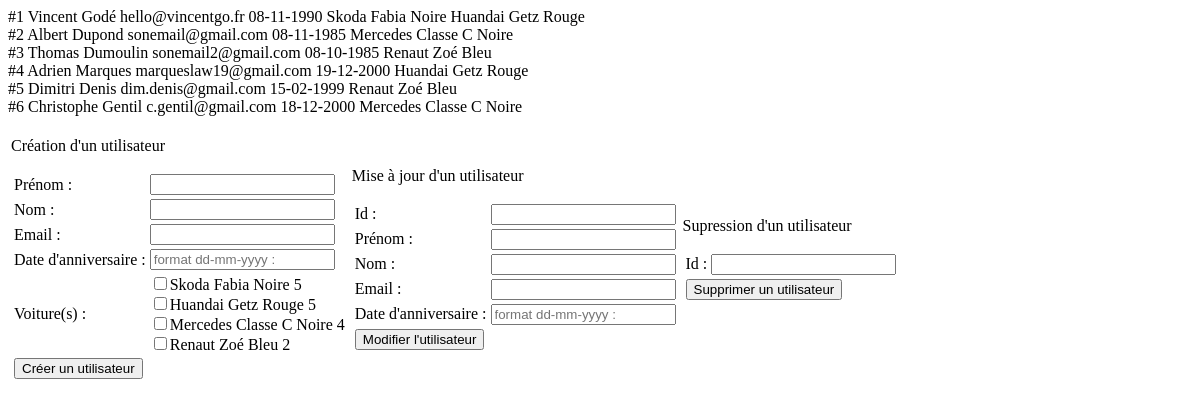
The app's page /users_crud.php, older data.
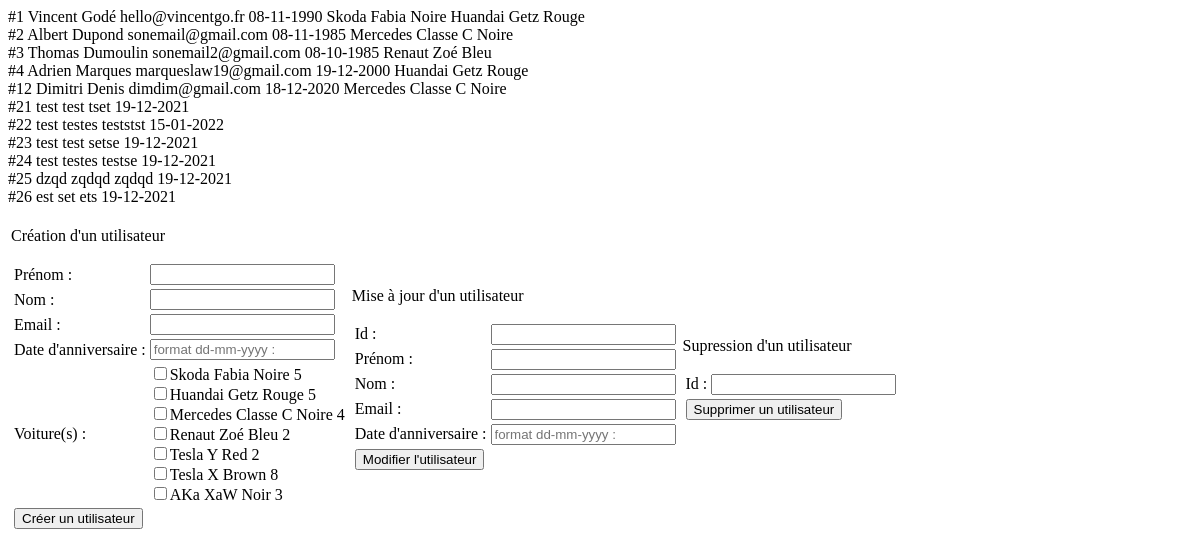
The same page, newer data.
### tables this page shows
CREATE TABLE `users` (
  `id` int NOT NULL,
  `firstname` varchar(255) NOT NULL,
  `lastname` varchar(255) NOT NULL,
  `email` varchar(255) NOT NULL,
  `birthday` datetime NOT NULL
);

CREATE TABLE `cars` (
  `id` int NOT NULL,
  `brand` varchar(255) NOT NULL,
  `model` varchar(255) NOT NULL,
  `color` varchar(255) NOT NULL,
  `nbrSlots` int NOT NULL
);

### class/Services/DataBaseService.php (called while the page is built, shortened)
<?php
class DataBaseService
{
    private $connection;
    public function __construct()
    {
        try {
            $this->connection = new PDO(
                'mysql:host=' . self::HOST . ';port=' . self::PORT . ';dbname=' . self::DATABASE_NAME,
                self::MYSQL_USER,
                self::MYSQL_PASSWORD
            );
            $this->connection->exec("SET CHARACTER SET utf8");
        } catch (Exception $e) {
            echo 'Erreur : ' . $e->getMessage();
        }
    }
    public function getUsers(): array
    {
        $users = [];
        $sql = 'SELECT * FROM users';
        $query = $this->connection->query($sql);
        $results = $query->fetchAll(PDO::FETCH_ASSOC);
        if (!empty($results)) {
            $users = $results;
        }
        return $users;
    }
    public function getUserCars(string $userId): array
    {
        $userCars = [];
        $data = [
            'userId' => $userId,
        ];
        $sql = '
            SELECT c.*
            FROM cars as c
            LEFT JOIN users_cars as uc ON uc.car_id = c.id
            WHERE uc.user_id = :userId';
        $query = $this->connection->prepare($sql);
        $query->execute($data);
        $results = $query->fetchAll(PDO::FETCH_ASSOC);
        if (!empty($results)) {
            $userCars = $results;
        }
        return $userCars;
    }
    public function getCars(): array
    {
        $cars = [];
        $sql = 'SELECT * FROM cars';
        $query = $this->connection->query($sql);
        $results = $query->fetchAll(PDO::FETCH_ASSOC);
        if (!empty($results)) {
            $cars = $results;
        }
        return $cars;
    }
}

### class/Services/UsersService.php (called while the page is built, shortened)
<?php
class UsersService
{
    public function getUsers(): array
    {
        $users = [];
        $dataBaseService = new DataBaseService();
        $usersDTO = $dataBaseService->getUsers();
        if (!empty($usersDTO)) {
            foreach ($usersDTO as $userDTO) {
                $user = new User();
                $user->setId($userDTO['id']);
                $user->setFirstname($userDTO['firstname']);
                $user->setLastname($userDTO['lastname']);
                $user->setEmail($userDTO['email']);
                $date = new DateTime($userDTO['birthday']);
                if ($date !== false) {
                    $user->setbirthday($date);
                }
                $cars = $this->getUserCars($userDTO['id']);
                $user->setCars($cars);
                $users[] = $user;
            }
        }
        return $users;
    }
    public function getUserCars(string $userId): array
    {
        $userCars = [];
        $dataBaseService = new DataBaseService();
        $usersCarsDTO = $dataBaseService->getUserCars($userId);
        if (!empty($usersCarsDTO)) {
            foreach ($usersCarsDTO as $userCarDTO) {
                $car = new Car();
                $car->setId($userCarDTO['id']);
                $car->setBrand($userCarDTO['brand']);
                $car->setModel($userCarDTO['model']);
                $car->setColor($userCarDTO['color']);
                $car->setNbrSlots($userCarDTO['nbrSlots']);
                $userCars[] = $car;
            }
        }
        return $userCars;
    }
}

### class/Entities/Car.php (called while the page is built, shortened)
<?php
class Car
{
    private $id;
    private $brand;
    private $model;
    private $color;
    private $nbrSlots;
    public function getId(): string
    {
        return $this->id;
    }
    public function setId(string $id): self
    {
        $this->id = $id;
        return $this;
    }
    public function getBrand(): string
    {
        return $this->brand;
    }
    public function setBrand(string $brand): self
    {
        $this->brand = $brand;
        return $this;
    }
    public function getModel(): string
    {
        return $this->model;
    }
    public function setModel(string $model): self
    {
        $this->model = $model;
        return $this;
    }
    public function getColor(): string
    {
        return $this->color;
    }
    public function setColor(string $color): self
    {
        $this->color = $color;
        return $this;
    }
    public function getNbrSlots(): int
    {
        return $this->nbrSlots;
    }
    public function setNbrSlots(int $nbrSlots): self
    {
        $this->nbrSlots = $nbrSlots;
        return $this;
    }
}

### class/Entities/User.php (called while the page is built, shortened)
<?php
class User
{
    private $id;
    private $firstname;
    private $lastname;
    private $email;
    private $birthday;
    private $cars;
    public function getId(): string
    {
        return $this->id;
    }
    public function setId(string $id): void
    {
        $this->id = $id;
    }
    public function getFirstname(): string
    {
        return $this->firstname;
    }
    public function setFirstname(string $firstname): void
    {
        $this->firstname = $firstname;
    }
    public function getLastname(): string
    {
        return $this->lastname;
    }
    public function setLastname(string $lastname): void
    {
        $this->lastname = $lastname;
    }
    public function getEmail(): string
    {
        return $this->email;
    }
    public function setEmail($email): void
    {
        $this->email = $email;
    }
    public function getBirthday(): DateTime
    {
        return $this->birthday;
    }
    public function setBirthday(DateTime $birthday): void
    {
        $this->birthday = $birthday;
    }
    public function getCars(): ?array
    {
        return $this->cars;
    }
    public function setCars(array $cars)
    {
        $this->cars = $cars;
        return $this;
    }
}

### class/Services/CarsService.php (called while the page is built, shortened)
<?php
class CarsService
{
    public function getCars(): array
    {
        $cars = [];
        $dataBaseService = new DataBaseService();
        $carsDTO = $dataBaseService->getCars();
        if (!empty($carsDTO)) {
            foreach ($carsDTO as $carDTO) {
                $car = new Car();
                $car->setId($carDTO['id']);
                $car->setBrand($carDTO['brand']);
                $car->setModel($carDTO['model']);
                $car->setColor($carDTO['color']);
                $car->setNbrSlots($carDTO['nbrSlots']);
                $cars[] = $car;
            }
        }
        return $cars;
    }
}

### class/Controllers/UsersController.php (the view, shortened to what the changed rows need)
<?php
class UsersController
{
    public function getUsers(): string
    {
        $html = '';
        $usersService = new UsersService();
        $users = $usersService->getUsers();
        foreach ($users as $user) {
            $carsHtml = '';
            if (!empty($user->getCars())) {
                foreach ($user->getCars() as $car) {
                    $carsHtml .= $car->getBrand() . ' ' . $car->getModel() . ' ' . $car->getColor() . ' ';
                }
            }
            $html .=
                '#' . $user->getId() . ' ' .
                $user->getFirstname() . ' ' .
                $user->getLastname() . ' ' .
                $user->getEmail() . ' ' .
                $user->getBirthday()->format('d-m-Y') . ' ' .
                $carsHtml . '<br />';
        }
        return $html;
    }
}

### users_crud.php (shortened to what the changed rows need)
<head>
    <link href="css/style.css" rel="stylesheet" type="text/css">
  </head>
<?php
$controller = new UsersController();
echo $controller->getUsers();
$carsService = new CarsService();
$cars = $carsService->getCars();
?>
<table id="first_table">
    <tr>
        <td>
            <form method="post" action="users_crud.php" name ="userCreateForm">
                <table id="in_1">
                    <tr>
                        <td>
                            <label for="cars">Voiture(s) :</label>
                        </td>
                        <td>
                            <?php foreach ($cars as $car): ?>
                                <?php $carName = $car->getBrand() . ' ' . $car->getModel() . ' ' . $car->getColor(). ' ' . $car->getNbrSlots(); ?>
                                <input type="checkbox" name="cars[]" value="<?php echo $car->getId(); ?>"><?php echo $carName; ?>
                                <br />
                            <?php endforeach; ?>
                        </td>
                    </tr>
                </table>
            </form>
        </td>
    </tr>
</table>

Row changes from the older to the newer data that the page shows:
removed users: id "5", firstname "Dimitri", lastname "Denis", email "dim.denis@gmail.com", format "15-02-1999", carsHtml "Renaut Zoé Bleu"
removed users: id "6", firstname "Christophe", lastname "Gentil", email "c.gentil@gmail.com", format "18-12-2000", carsHtml "Mercedes Classe C Noire"
added users: id "12", firstname "Dimitri", lastname "Denis", email "dimdim@gmail.com", format "18-12-2020", carsHtml "Mercedes Classe C Noire"
added users: id "21", firstname "test", lastname "test", email "tset", format "19-12-2021"
added users: id "22", firstname "test", lastname "testes", email "teststst", format "15-01-2022"
added users: id "23", firstname "test", lastname "test", email "setse", format "19-12-2021"
added users: id "24", firstname "test", lastname "testes", email "testse", format "19-12-2021"
added users: id "25", firstname "dzqd", lastname "zqdqd", email "zqdqd", format "19-12-2021"
added users: id "26", firstname "est", lastname "set", email "ets", format "19-12-2021"
added cars: carName "Tesla Y Red 2"
added cars: carName "Tesla X Brown 8"
added cars: carName "AKa XaW Noir 3"
